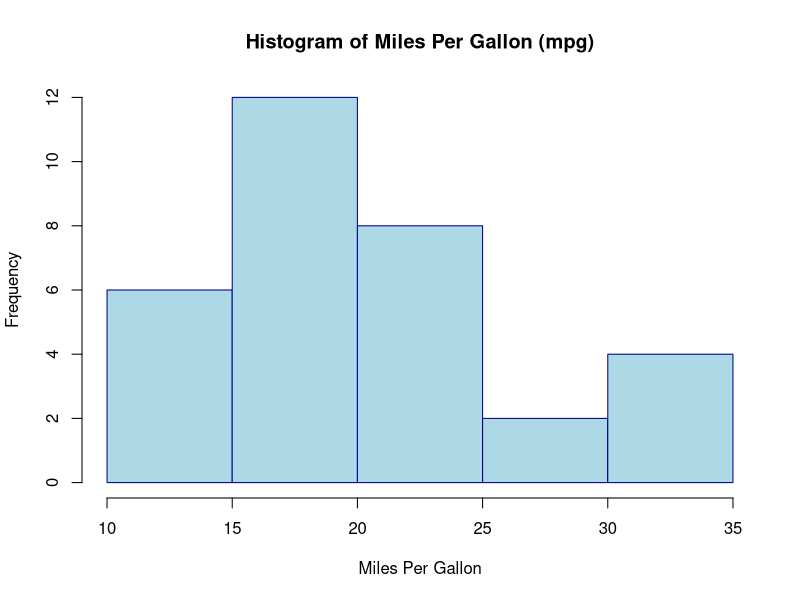
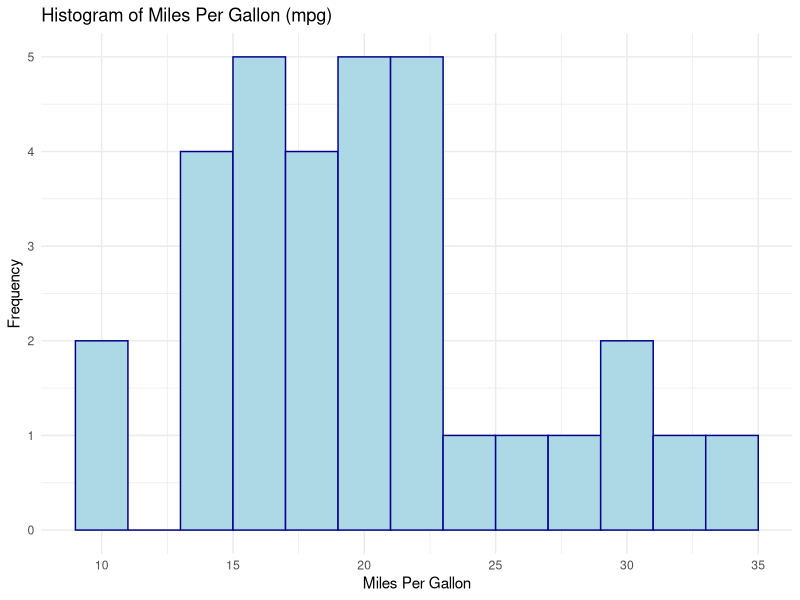
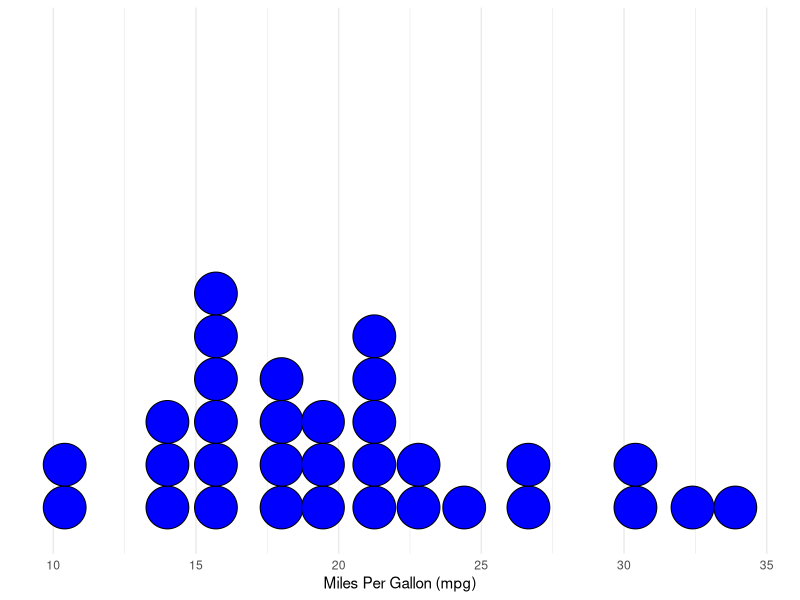
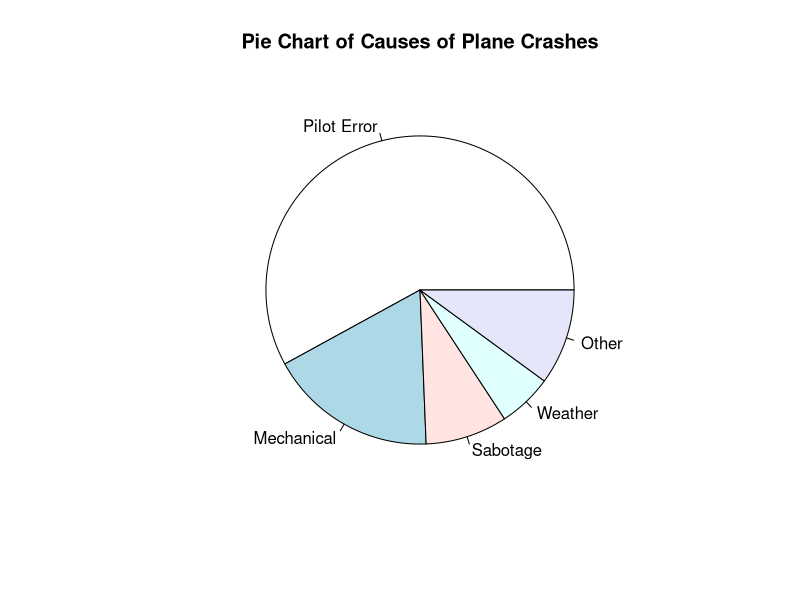
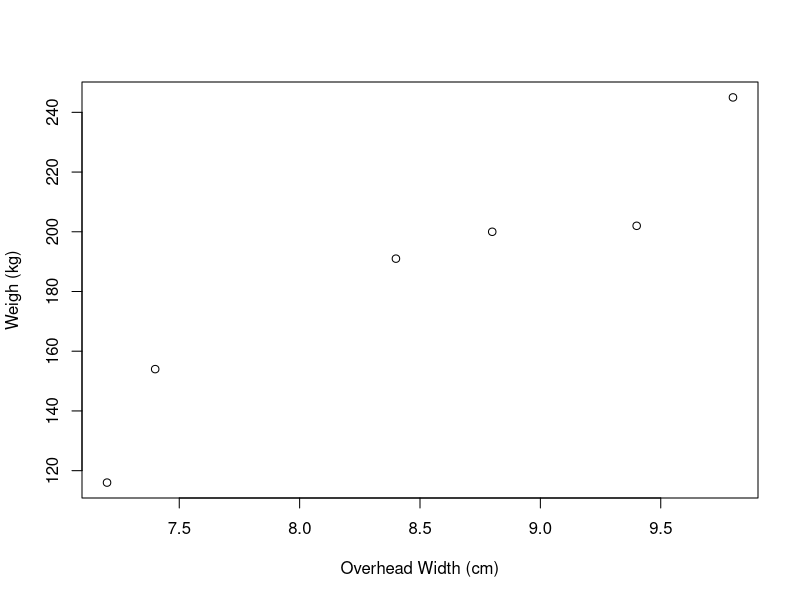
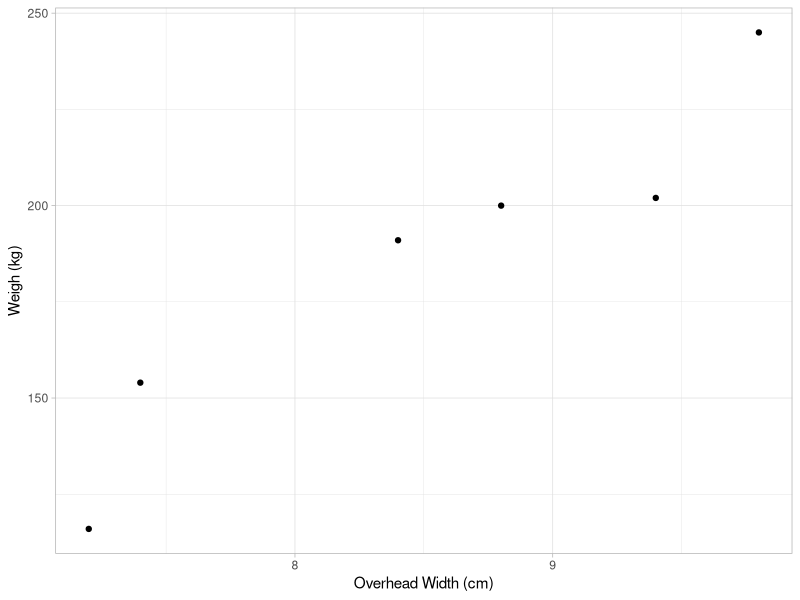
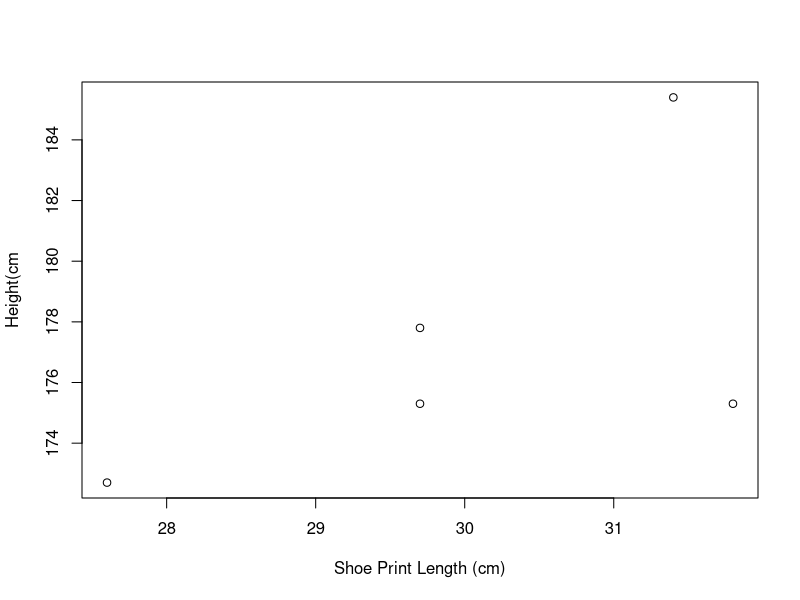
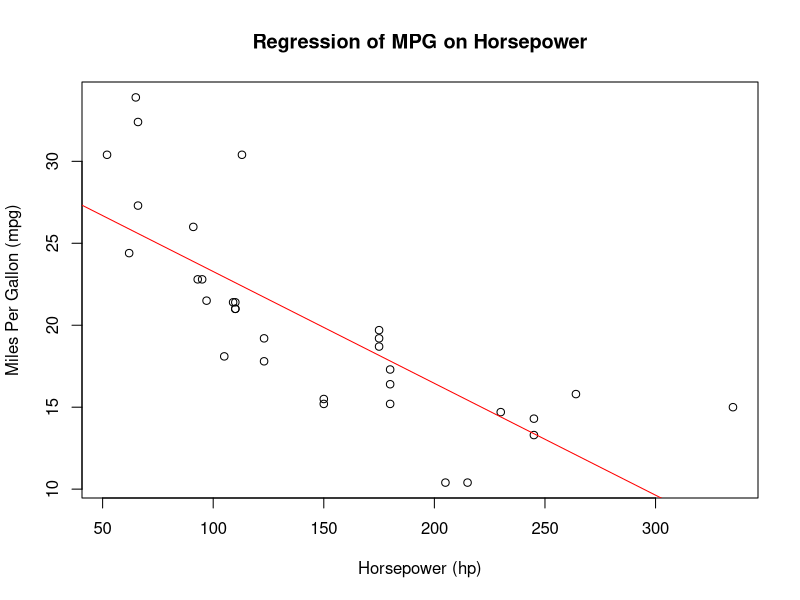

These figures' R source, in order:
## ---- chunk 1
knitr::opts_chunk$set(echo = TRUE)
## ---- chunk 2
# Example of a basic arithmetic command
15 + 2 - 8
## ---- chunk 3
x <- 10
## ---- chunk 4
3*4 + 5^2 -6/2
## ---- chunk 5
vector1 <- c(3, 5, 1, 8, 2)
vector2 <- c("January", "February", "March", "April", "May")
vector1
vector2
## ---- chunk 6
Student_Name <- c('James', 'Jane', 'John', 'Steve', 'Angela')
Student_Age <- c(18, 21, 19, 15, 20)
Student_GPA <- c(3.8, 3.5, 3.7, 3.9, 4.0)
## ---- chunk 7
Student_Data <- data.frame(Student_Name, Student_Age, Student_GPA)
Student_Data
## ---- chunk 8
vector1 <- c("James", "Jane", "John", "Steve", "Angela")
vector2 <- c(18, 21, 19, 15, 20)
vector3 <- c(3.8, 3.5, 3.7, 3.9, 4.0)
Student_Data2 <- data.frame(vector1, vector2, vector3)
Student_Data2
## ---- chunk 9
names(Student_Data2) <- c("Student Name", "Student Age", "Student GPA")
Student_Data2
## ---- chunk 10
Student_Data3 <- data.frame("Student_Name"=c("James", "Jane", "John", "Steve", "Angela"), "Student_Age"=c(18, 21, 19, 15, 20), "Student_GPA"=c(3.8, 3.5, 3.7, 3.9, 4.0))
Student_Data3
## ---- chunk 11
is.numeric(Student_Name)
## ---- chunk 12
is.character(Student_Name)
## ---- chunk 13
as.logical(c(0, 1, 0, 3, 7, 0, 8))
## ---- chunk 14
table(iris$Species)
## ---- chunk 15

Two_Way_Table <- matrix(c(1,3,2,5, 4, 2, 9, 7, 8), nrow=3, byrow=TRUE)
Two_Way_Table
## ---- chunk 16
t(Two_Way_Table)
## ---- chunk 17
prop.table(Two_Way_Table)
## ---- chunk 18
round(prop.table(Two_Way_Table)*100)
## ---- chunk 19
addmargins(Two_Way_Table)
## ---- chunk 20
Lead_and_IQ <- c(61, 82, 70, 72, 72, 95, 89, 57, 116, 95, 82, 116, 99, 74, 100,72, 126, 80, 86, 94, 100, 72, 63, 101, 85, 85, 124, 105, 81, 87)

summary(Lead_and_IQ)

breaks = seq(50, 130, by = 10)

IQ.cut <- cut(Lead_and_IQ, breaks, right= FALSE)

IQ.freq <- table(IQ.cut)
cbind(IQ.freq)
## ---- chunk 21
# Use the 'mtcars' dataset, a RStudio built-in dataset
data <- mtcars$mpg  # Extract the 'mpg' (miles per gallon) column

# Create a histogram
hist(data,
     main = "Histogram of Miles Per Gallon (mpg)",
     xlab = "Miles Per Gallon",
     ylab = "Frequency",
     col = "lightblue",         # Color of the bars
     border = "darkblue")       # Color of the bar borders
## ---- chunk 22
# Load the ggplot2 package
library(ggplot2)

# Create a histogram
ggplot(mtcars, aes(x = mpg)) +
  geom_histogram(binwidth = 2, 
                 fill = "lightblue", 
                 color = "darkblue") +
  labs(
    title = "Histogram of Miles Per Gallon (mpg)",
    x = "Miles Per Gallon",
    y = "Frequency"
  ) +
  theme_minimal()
## ---- chunk 23
p <- ggplot(mtcars, aes(mpg)) +
  geom_dotplot(binwidth = 1.5, fill = "blue") + 
  scale_y_continuous(NULL, breaks = NULL) + # Remove y-axis labels and ticks
  xlab("Miles Per Gallon (mpg)") + # Label for x-axis
  theme_minimal() # Minimalistic theme

# Display the plot
print(p)
## ---- chunk 24
# Use the built-in mtcars dataset
data <- mtcars$mpg  # Extract the 'mpg' (miles per gallon) column

# Create a stem-and-leaf plot
stem(data)
## ---- chunk 25
Freq <-c(640, 195, 95, 63, 111)

pie (Freq, labels = c("Pilot Error", "Mechanical", "Sabotage", "Weather", "Other"),
  main = "Pie Chart of Causes of Plane Crashes")
## ---- chunk 26
Overhead_Width <- c(7.2, 7.4, 9.8, 9.4, 8.8, 8.4)
Weight <- c(116, 154, 245, 202, 200, 191)
plot(Overhead_Width, Weight, xlab= "Overhead Width (cm)", ylab="Weigh (kg)")
## ---- chunk 27
Overhead_Width <- c(7.2, 7.4, 9.8, 9.4, 8.8, 8.4)
Weight <- c(116, 154, 245, 202, 200, 191)
Data1 <- data.frame(Overhead_Width, Weight)

ggplot(Data1,  aes(x=Overhead_Width, y=Weight)) + geom_point() +
    labs(x= "Overhead Width (cm)", y="Weigh (kg)") +
    theme_light()
## ---- chunk 28
Shoe_Print_Length <- c(29.7, 29.7, 31.4, 31.8, 27.6)
Height <- c(175.3, 177.8, 185.4, 175.3, 172.7)
plot(Shoe_Print_Length, Height, xlab = "Shoe Print Length (cm)", ylab="Height(cm")

cor.test(Shoe_Print_Length, Height)
## ---- chunk 29
# Load the built-in mtcars dataset
data <- mtcars

# Fit a linear regression model: mpg (miles per gallon) predicted by hp (horsepower)
model <- lm(mpg ~ hp, data = data)

# Summarize the model
summary(model)

# Plot the data and regression line
plot(data$hp, data$mpg, 
     xlab = "Horsepower (hp)", 
     ylab = "Miles Per Gallon (mpg)",
     main = "Regression of MPG on Horsepower")
abline(model, col = "red")  # Add the regression line
